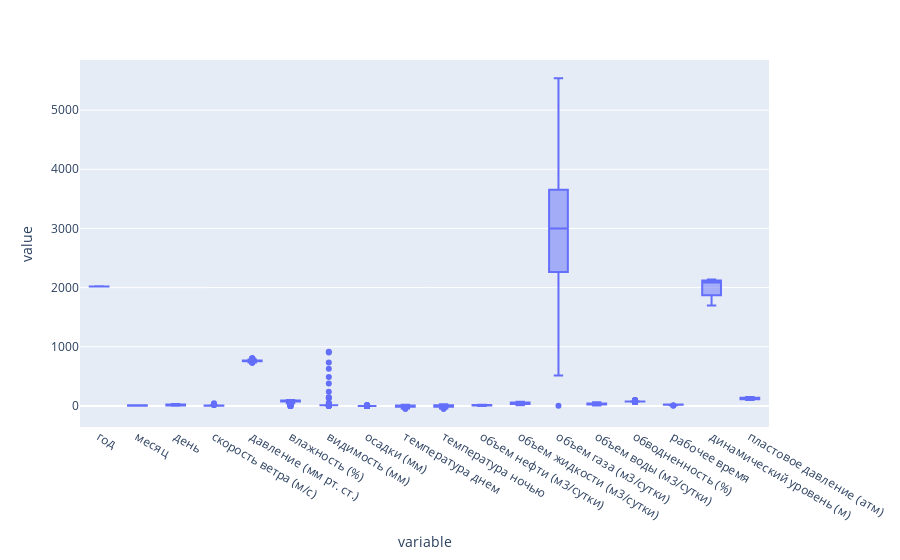

Notebook cell for this chart:
### Code cell
# Построить распределение для всех числовых переменных
figure = px.box(X)
figure.show()

### Figure 1 — Plotly figure (JSON) as saved in the notebook; plotly's stock layout.template omitted (floating-point values rounded to 4 significant figures; data arrays with more than 128 entries replaced by an {"elided": "..."} marker saying what was removed)
{"data": [{"alignmentgroup": "True", "hovertemplate": "variable=%{x}<br>value=%{y}<extra></extra>", "legendgroup": "", "marker": {"color": "#636efa"}, "name": "", "notched": false, "offsetgroup": "", "orientation": "v", "showlegend": false, "type": "box", "x": {"elided": "23670 str values"}, "x0": " ", "xaxis": "x", "y": {"elided": "23670 float values"}, "y0": " ", "yaxis": "y"}], "layout": {"boxmode": "group", "legend": {"tracegroupgap": 0}, "margin": {"t": 60}, "xaxis": {"anchor": "y", "domain": [0, 1], "title": {"text": "variable"}}, "yaxis": {"anchor": "x", "domain": [0, 1], "title": {"text": "value"}}}}
